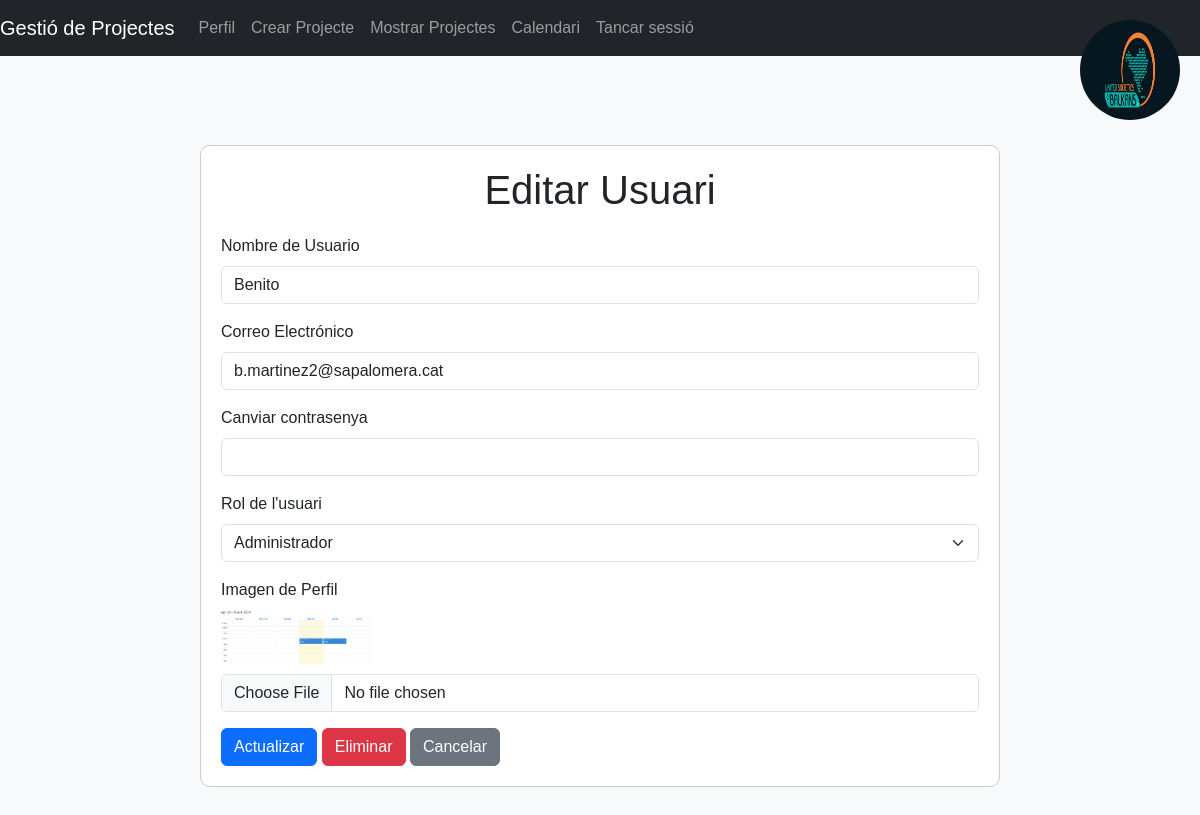
/Controlador/editar_usuaris.php?id=1, run on an earlier commit of the app's database.
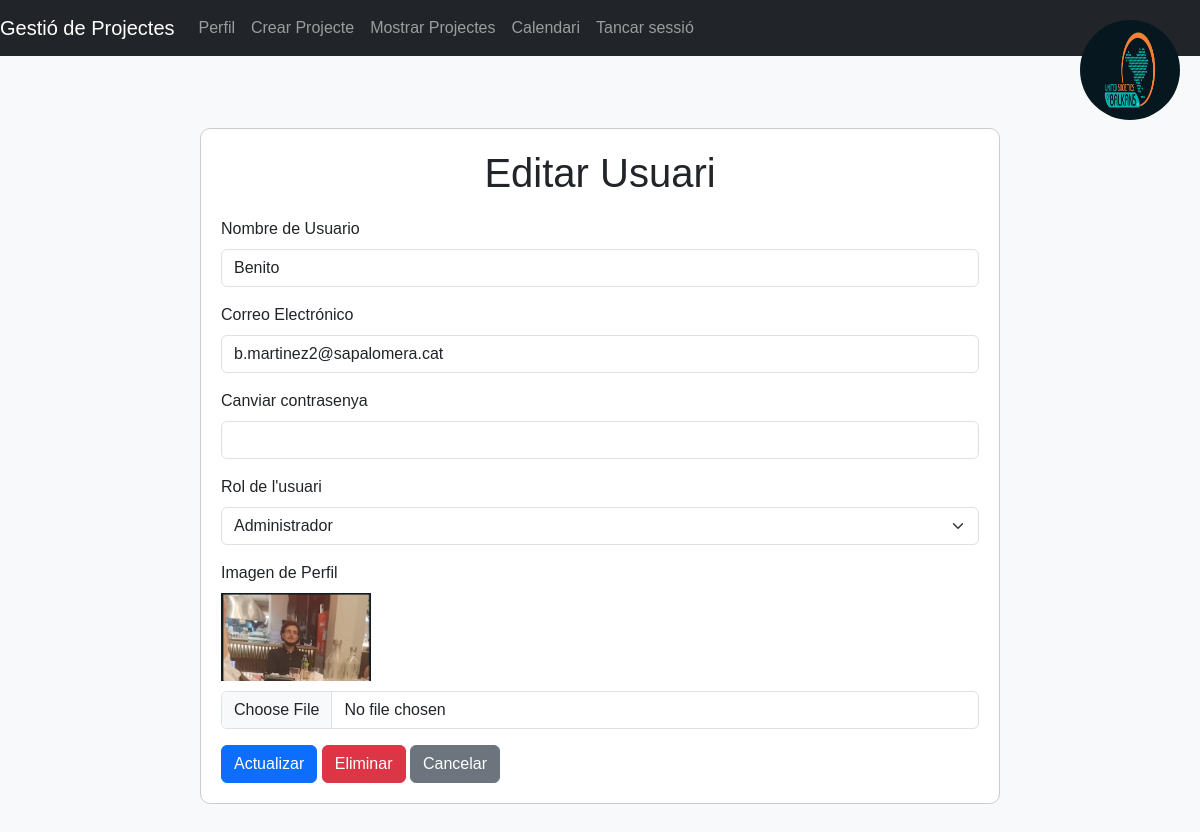
And on a later commit of the database.
### tables this page shows
CREATE TABLE `usuaris` (
  `id` int(11) NOT NULL AUTO_INCREMENT,
  `usuari` varchar(50) NOT NULL,
  `email` varchar(255) NOT NULL,
  `contrasenya` varchar(255) NOT NULL,
  `rol` enum('admin','membre') NOT NULL,
  `imatge` varchar(255) DEFAULT NULL,
  PRIMARY KEY (`id`),
  UNIQUE KEY `usuari_UNIQUE` (`usuari`),
  UNIQUE KEY `email_UNIQUE` (`email`)
);

### Controlador/editar_usuaris.php (called while the page is built, shortened)
<?php
require '../Model/mainfunction.php';
if (isset($_GET['id'])) {
    $id = $_GET['id'];
    $usuario = obtenerUsuarioPorId($id);
} else {
    header("Location: ./mostrar_usuaris.php");
    exit();
}
function obtenerUsuarioPorId($id) {
    $conn = connexio();
    $statement = $conn->prepare("SELECT * FROM usuaris WHERE id = :id");
    $statement->execute(['id' => $id]);
    return $statement->fetch(PDO::FETCH_ASSOC);
}
include '../Vista/editar_usuaris.php';
?>

### Model/mainfunction.php (called while the page is built, shortened)
<?php
function connexio(){
    $dbname = 'projecte';
    $username = 'root';
    $password = 'final';
    $connexio = new PDO("mysql:host=db;dbname=$dbname", $username, $password);
    return $connexio;
}
function obtenerImagenPerfil($email) {
    $connexio = connexio();
    $statement = $connexio->prepare("SELECT imatge FROM usuaris WHERE email = ?");
    $statement->bindParam(1, $email);
    $statement->execute();
    $resultado = $statement->fetch(PDO::FETCH_ASSOC);
    if ($resultado && isset($resultado['imatge']) && !empty($resultado['imatge'])) {
        return $resultado['imatge'];
    } else {
        return null;
    }
}

### Vista/editar_usuaris.php (the view, shortened to what this page needs)
<!DOCTYPE html>
<html lang="es">
<head>
    <link href="https://cdn.jsdelivr.net/npm/bootstrap@5.3.3/dist/css/bootstrap.min.css" rel="stylesheet">
    <link rel="stylesheet" href="../css/editar_usuari.css">
</head>
<body>
<nav class="navbar navbar-expand-lg navbar-dark bg-dark">
    <a class="navbar-brand">Gestió de Projectes</a>
    <div class="collapse navbar-collapse" id="navbarSupportedContent">
        <ul class="navbar-nav mr-auto">
            <li class="nav-item">
                <a class="nav-link" href="../Controlador/perfil.php">Perfil</a>
            </li>
            <li class="nav-item">
                <a class="nav-link" href="../Controlador/crear_proyecte.php">Crear Projecte</a>
            </li>
            <li class="nav-item">
                <a class="nav-link" href="../Controlador/mostrar.projectes.php">Mostrar Projectes</a>
            </li>
            <li class="nav-item">
                <a class="nav-link" href="../Controlador/calendari.php">Calendari</a>
            </li>
            <li class="nav-item">
                <a class="nav-link" href="../Controlador/cerrar_session.php">Tancar sessió</a>
            </li>
            <div style="position: absolute; top: 20px; right: 20px;">
            <?php
            $imagen_perfil = obtenerImagenPerfil($_SESSION['email']);
            if ($imagen_perfil) {
                echo '<img src="' . htmlspecialchars($imagen_perfil) . '" alt="Imagen de perfil" style="width: 100px; height: 100px; border-radius: 50%;">';
            } else {
                echo '<img src="USB.jpg" alt="Imagen de perfil por defecto" style="width: 100px; height: 100px; border-radius: 50%;">';
            }
            ?>
            </div>
        </ul>
    </div>
</nav>
<div class="content">
    <div class="container">
        <h1>Editar Usuari</h1>
        <form method="post" id="editUserForm" enctype="multipart/form-data">
            <div class="mb-3">
                <label for="usuari" class="form-label">Nombre de Usuario</label>
                <input type="text" class="form-control" id="usuari" name="usuari" value="<?php echo htmlspecialchars($usuario['usuari']); ?>" required>
            </div>
            <div class="mb-3">
                <label for="email" class="form-label">Correo Electrónico</label>
                <input type="email" class="form-control" id="email" name="email" value="<?php echo htmlspecialchars($usuario['email']); ?>" required>
            </div>
            <div class="mb-3">
                <label for="contra" class="form-label">Canviar contrasenya</label>
                <input type="text" class="form-control" id="contra" name="contra">
            </div>
            <div class="mb-3">
                <label for="rol" class="form-label">Rol de l'usuari</label>
                <select id="rol" name="rol" class="form-select">
                    <option value="admin" <?php if ($usuario['rol'] === 'admin') echo 'selected'; ?>>Administrador</option>
                </select>
            </div>
            <div class="mb-3">
                <label for="imatge" class="form-label">Imagen de Perfil</label>
                <?php if (!empty($usuario['imatge'])): ?>
                    <div>
                        <img src="<?php echo htmlspecialchars($usuario['imatge']); ?>" alt="Imagen de Perfil" class="image-preview">
                    </div>
                <?php endif; ?>
                <input type="file" class="form-control" id="imatge" name="imatge">
            </div>
            <button type="submit" name="update_user" class="btn btn-primary">Actualizar</button>
            <button type="submit" name="delete_user" class="btn btn-danger">Eliminar</button>
            <a href="../Controlador/mostrar_usuaris.php" class="btn btn-secondary">Cancelar</a>
        </form>
    </div>
</div>
</body>
</html>

What changed in the data, as far as the page shows it:
changed usuaris "Benito": imatge: a different picture
